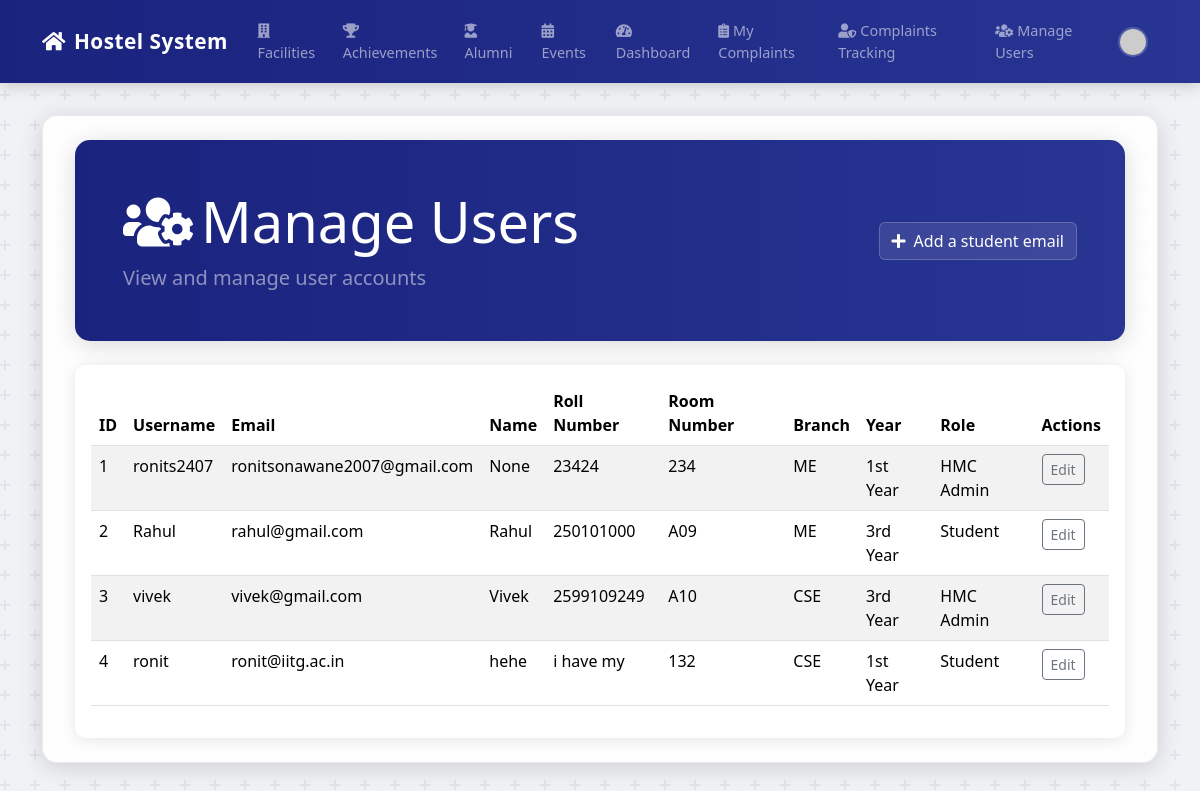
The app's page /admin/users (signed in) with its own data.
### app.py (models this page shows)
class User(UserMixin, db.Model):
    id = db.Column(db.Integer, primary_key=True)
    username = db.Column(db.String(80), unique=True, nullable=False)
    email = db.Column(db.String(120), unique=True, nullable=False)
    password_hash = db.Column(db.String(128), nullable=False)
    role = db.Column(db.String(50), nullable=False, default='Student')
    name = db.Column(db.Text)
    roll_number = db.Column(db.Text)
    room_number = db.Column(db.Text)
    studying_year = db.Column(db.Text)  # Changed from Numeric to Text
    Branch = db.Column(db.Text)
    profile_pic_url = db.Column(db.Text)

### app.py (the view)
@app.route('/admin/users')
@login_required
@admin_required
def manage_users():
    users = User.query.all()
    return render_template('manage_users.html', title='Manage Users', users=users)

### app.py (called while the page is built)
def admin_required(f):
    @wraps(f)
    def decorated_function(*args, **kwargs):
        if not current_user.is_authenticated or current_user.role != 'HMC Admin':
            flash('You do not have permission to access this page.', 'danger')
            return redirect(url_for('home'))
        return f(*args, **kwargs)
    return decorated_function

@login_manager.user_loader
def load_user(user_id):
    return User.query.get(int(user_id))

### templates/manage_users.html (shortened to what this page needs)
{% extends "base.html" %}
{% block content %}
<div class="container-md py-4">
    <div class="dashboard-header mb-4">
        <div class="d-flex justify-content-between align-items-center">
            <div>
                <h1 class="display-4 text-white mb-2"><i class="fas fa-users-cog me-2"></i>Manage Users</h1>
                <p class="lead text-white-50 mb-0">View and manage user accounts</p>
            </div>
            <a href="{{ url_for('add_student') }}" class="btn btn-light">
                <i class="fas fa-plus me-2"></i>Add a student email
            </a>
        </div>
    </div>
    <div class="card">
        <div class="card-body">
            <div class="table-responsive">
                <table class="table table-striped">
                    <thead>
                        <tr>
                            <th>ID</th>
                            <th>Username</th>
                            <th>Email</th>
                            <th>Name</th>
                            <th>Roll Number</th>
                            <th>Room Number</th>
                            <th>Branch</th>
                            <th>Year</th>
                            <th>Role</th>
                            <th>Actions</th>
                        </tr>
                    </thead>
                    <tbody>
                        {% for user in users %}
                            <tr>
                                <td>{{ user.id }}</td>
                                <td>{{ user.username }}</td>
                                <td>{{ user.email }}</td>
                                <td>{{ user.name }}</td>
                                <td>{{ user.roll_number }}</td>
                                <td>{{ user.room_number }}</td>
                                <td>{{ user.Branch }}</td>
                                <td>{{ user.studying_year }}</td>
                                <td>{{ user.role }}</td>
                                <td>
                                    <a href="{{ url_for('edit_user', user_id=user.id) }}" class="btn btn-sm btn-outline-secondary">Edit</a>
                                </td>
                            </tr>
                        {% endfor %}
                    </tbody>
                </table>
            </div>
        </div>
    </div>
</div>
{% endblock %}

### templates/base.html (style rules this page uses)
body { background-color: #f0f2f5; }
.container-md { background-color: rgba(255, 255, 255, 0.92); border-radius: 15px; box-shadow: 0 4px 25px rgba(0, 0, 0, 0.15); padding: 2rem; margin-top: 2rem; margin-bottom: 2rem; border: 1px solid rgba(0,0,0,0.08); }
.dashboard-header, .hero-section { border-radius: 10px; position: relative; overflow: hidden; }

### templates/manage_users.html (style rules this page uses)
.dashboard-header { padding: 3rem; border-radius: 15px; position: relative; overflow: hidden; box-shadow: 0 4px 25px rgba(0, 0, 0, 0.15); }
.card { border: none; box-shadow: 0 2px 15px rgba(0,0,0,0.1); border-radius: 10px; }
.btn-light { background: rgba(255, 255, 255, 0.1); border: 1px solid rgba(255, 255, 255, 0.2); color: white; transition: all 0.3s ease; }

### records on screen
User: id "1", username "ronits2407", email "ronitsonawane2007@gmail.com", name "None", roll_number "23424", room_number "234", Branch "ME", studying_year "1st Year", role "HMC Admin"
User: id "2", username "Rahul", email "rahul@gmail.com", name "Rahul", roll_number "250101000", room_number "A09", Branch "ME", studying_year "3rd Year", role "Student"
User: id "3", username "vivek", email "vivek@gmail.com", name "Vivek", roll_number "2599109249", room_number "A10", Branch "CSE", studying_year "3rd Year", role "HMC Admin"
User: id "4", username "ronit", email "ronit@iitg.ac.in", name "hehe", roll_number "i have my", room_number "132", Branch "CSE", studying_year "1st Year", role "Student"
